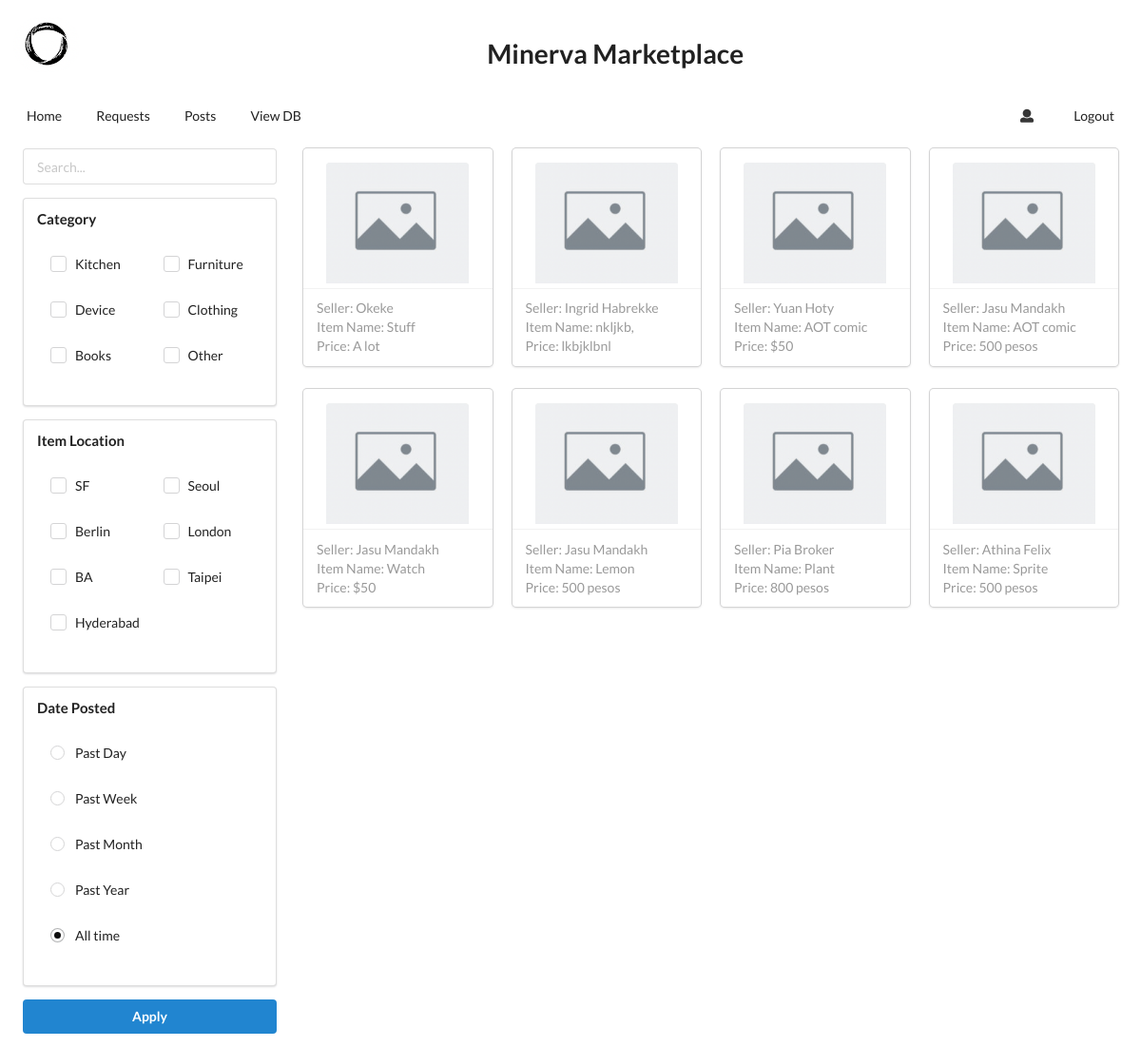
Screenshot of /all_items (signed in) with the database file from the repository.
### app.py (models this page shows, shortened)
class Items(db.Model):
    item_id = db.Column(db.Integer, primary_key = True)
    requester_id = db.Column(db.Integer)
    poster_id = db.Column(db.Integer)
    item_status = db.Column(db.String(100))
    item_name = db.Column(db.String(100))
    item_location = db.Column(db.String(100))
    item_category = db.Column(db.String(100))
    item_description = db.Column(db.String(100))
    item_shelflife = db.Column(db.String(100))
    item_state = db.Column(db.String(100))
    date_posted = db.Column(db.DateTime, default=datetime.datetime.utcnow)
    item_price = db.Column(db.String(100))
    item_pic = db.Column(db.String(100))

class Users(db.Model):
    user_id = db.Column(db.Integer, primary_key = True)
    user_name = db.Column(db.String(100))
    user_email = db.Column(db.String(100))
    user_phone_no = db.Column(db.String(100))
    user_class = db.Column(db.String(100))
    user_about_me = db.Column(db.String(100))
    user_city = db.Column(db.String(100))
    user_pmoc = db.Column(db.String(100))
    user_oci = db.Column(db.String(100))
    user_profile_pic = db.Column(db.String(100))
    password = db.Column(db.String(100))

### app.py (the view, shortened to what this page needs)
@app.route("/all_items", methods = ["POST", "GET"])
def all_items():
    if "user_email" not in session:
        flash("You need to log in!")
        return redirect(url_for("login"))
    items = db.session.query(Items.item_id, Items.item_name, Items.item_price, Users.user_name).\
        join(Users, Users.user_id == Items.poster_id).\
        filter(Users.user_email != session["user_email"]).\
        filter(Items.item_status == "NR")
    ordered_items = items.order_by(Items.date_posted.desc()).all()
    return render_template("all_items.html", items=ordered_items)

### templates/all_items.html (shortened to what this page needs)
{% extends "base.html" %}
{% block body %}
    <div class="ui grid" style="margin-left: 10px; margin-right: 10px;">
        <div class="four wide column">
            <form class="ui form" action="#" method = "post">
                <div class="ui fluid input">
                    <input type="text" placeholder="Search..." name="search">
                </div>
                <div class="ui segment">
                    <h4 class="ui header">Category</h4>
                    <div class="ui basic two column grid segment">
                        <div class="column">
                            <div class="ui checkbox">
                                <label>Kitchen</label>
                            </div>
                        </div>
                        <div class="column">
                            <div class="ui checkbox">
                                <label>Furniture</label>
                            </div>
                        </div>
                        <div class="column">
                            <div class="ui checkbox">
                                <label>Device</label>
                            </div>
                        </div>
                        <div class="column">
                            <div class="ui checkbox">
                                <label>Clothing</label>
                            </div>
                        </div>
                        <div class="column">
                            <div class="ui checkbox">
                                <label>Books</label>
                            </div>
                        </div>
                        <div class="column">
                            <div class="ui checkbox">
                                <label>Other</label>
                            </div>
                        </div>
                    </div>
                </div>
                <div class="ui segment">
                    <h4 class="ui header">Item Location</h4>
                    <div class="ui basic two column grid segment">
                        <div class="column">
                            <div class="ui checkbox">
                                <label>SF</label>
                            </div>
                        </div>
                        <div class="column">
                            <div class="ui checkbox">
                                <label>Seoul</label>
                            </div>
                        </div>
                        <div class="column">
                            <div class="ui checkbox">
                                <label>Berlin</label>
                            </div>
                        </div>
                        <div class="column">
                            <div class="ui checkbox">
                                <label>London</label>
                            </div>
                        </div>
                        <div class="column">
                            <div class="ui checkbox">
                                <label>BA</label>
                            </div>
                        </div>
                        <div class="column">
                            <div class="ui checkbox">
                                <label>Taipei</label>
                            </div>
                        </div>
                        <div class="column">
                            <div class="ui checkbox">
                                <label>Hyderabad</label>
                            </div>
                        </div>
                    </div>
                </div>
                <div class="ui segment">
                    <h4 class="ui header">Date Posted</h4>
                    <div class="ui basic one column grid segment">
                        <div class="column">
                            <div class="ui radio checkbox">
                                <label>Past Day</label>
                            </div>
                        </div>
                        <div class="column">
                            <div class="ui radio checkbox">
                                <label>Past Week</label>
                            </div>
                        </div>
                        <div class="column">
                            <div class="ui radio checkbox">
                                <label>Past Month</label>
                            </div>
                        </div>
                        <div class="column">
                            <div class="ui radio checkbox">
                                <label>Past Year</label>
                            </div>
                        </div>
                        <div class="column">
                            <div class="ui radio checkbox">
                                <label>All time</label>
                            </div>
                        </div>
                    </div>
                </div>
                <button class="fluid ui primary button" type="submit">Apply</button>
            </form>
        </div>
        <div class="twelve wide column">
            <div class="ui four cards">
                {% for item in items %}
                    <a class="card" href="{{ url_for('view_item', id=item.item_id) }}">
                        <img class="ui small centered image" src="/static/placeholder.png" style="margin-top: 15px; margin-bottom: 5px;">
                        <div class="extra">
                            Seller: {{item.user_name}} <br>
                            Item Name: {{item.item_name}} <br>
                            Price: {{item.item_price}} <br>
                        </div>
                    </a>
                {% endfor %}
            </div>
        </div>
    </div>
{% endblock %}

### rows the page displays
Items: user_name "Okeke", item_name "Stuff", item_price "A lot"
Items: user_name "Ingrid Habrekke", item_name "nkljkb,", item_price "lkbjklbnl"
Items: user_name "Yuan Hoty", item_name "AOT comic", item_price "$50"
Items: user_name "Jasu Mandakh", item_name "AOT comic", item_price "500 pesos"
Items: user_name "Jasu Mandakh", item_name "Watch", item_price "$50"
Items: user_name "Jasu Mandakh", item_name "Lemon", item_price "500 pesos"
Items: user_name "Pia Broker", item_name "Plant", item_price "800 pesos"
Items: user_name "Athina Felix", item_name "Sprite", item_price "500 pesos"
